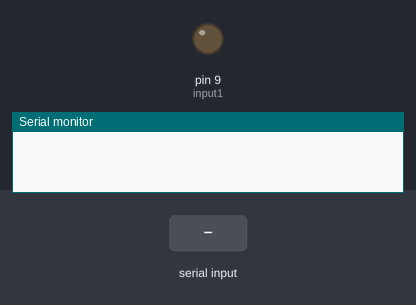
Bench run of a sketch on a simulated Arduino Uno, built with avr-gcc and run on an emulated ATmega328P. Shown: output pins drawn as LEDs (lit = HIGH), the last lines printed to the serial monitor. Inputs (shaded band) come from the test bench.

Above: at 1.2 s.
1.3 s: "a" received over Serial
At 2.0 s:
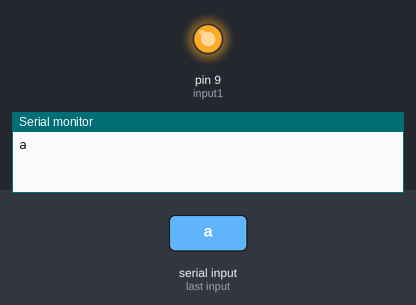
2.8 s: "b" received over Serial
At 3.7 s:
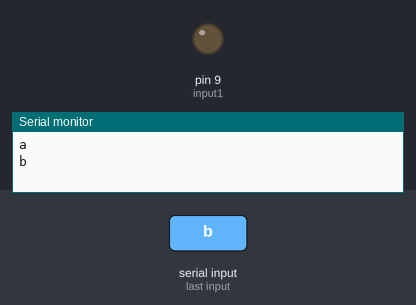
Timing chart, 0 to 5.8 s (numbered marks = the images above; inputs shaded):
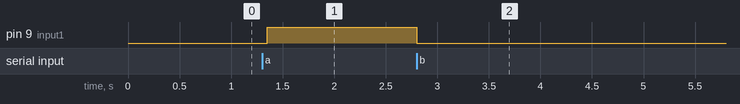

Measured:
- after the input at 1.3 s, pin 9 (input1): LOW → HIGH after 0.05 s
- after the input at 2.8 s, pin 9 (input1): HIGH → LOW at once

The sketch:

sketch_feb14c.ino
```cpp
int input1=9;

void setup() {
 pinMode(input1, OUTPUT);
 Serial.begin(9600);
 }

void loop() {

 if(Serial.available()>0)
   {
      char data= Serial.read();
      switch(data)
      {
        case 'a': digitalWrite(input1, HIGH);
        break;

        case 'b': digitalWrite(input1, LOW);
        break;

        default : break;
      }
      Serial.println(data);
   }
   delay(50);
}
```
